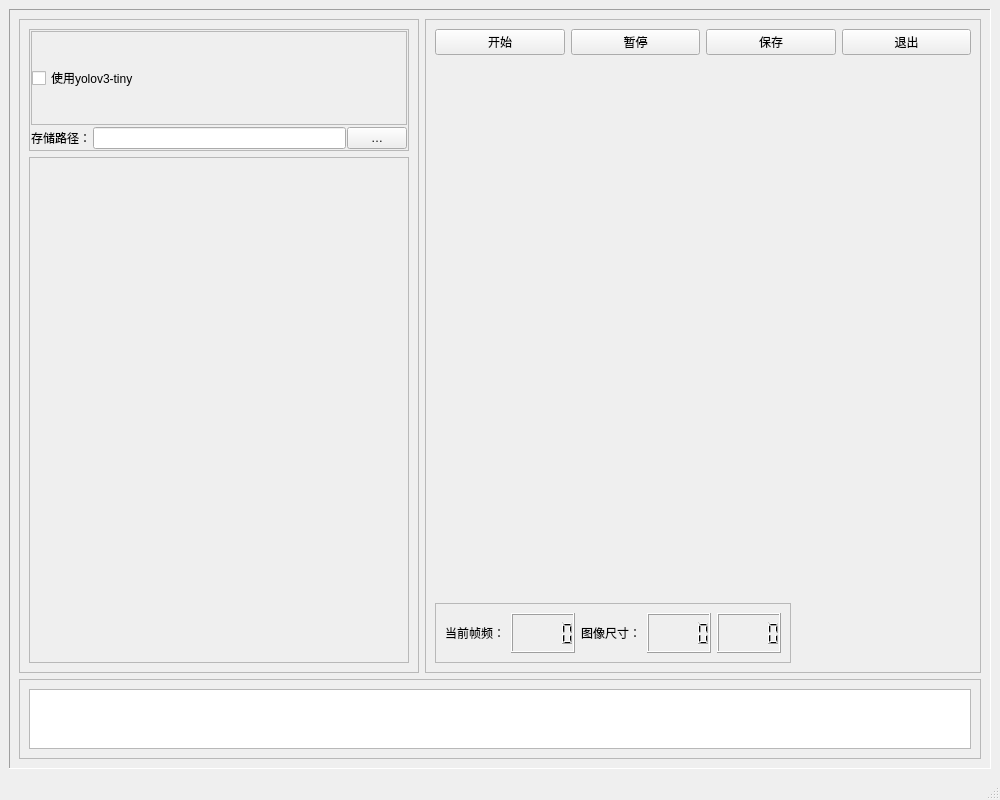
<?xml version="1.0" encoding="UTF-8"?>
<ui version="4.0">
 <class>MainWindow</class>
 <widget class="QMainWindow" name="MainWindow">
  <property name="geometry">
   <rect>
    <x>0</x>
    <y>0</y>
    <width>1000</width>
    <height>800</height>
   </rect>
  </property>
  <property name="windowTitle">
   <string>MainWindow</string>
  </property>
  <widget class="QWidget" name="centralwidget">
   <layout class="QGridLayout" name="gridLayout">
    <item row="0" column="0">
     <widget class="QFrame" name="frame">
      <property name="frameShape">
       <enum>QFrame::Panel</enum>
      </property>
      <property name="frameShadow">
       <enum>QFrame::Sunken</enum>
      </property>
      <layout class="QGridLayout" name="gridLayout_2">
       <item row="0" column="0">
        <widget class="QFrame" name="SettingsFm">
         <property name="minimumSize">
          <size>
           <width>400</width>
           <height>0</height>
          </size>
         </property>
         <property name="maximumSize">
          <size>
           <width>400</width>
           <height>16777215</height>
          </size>
         </property>
         <property name="frameShape">
          <enum>QFrame::StyledPanel</enum>
         </property>
         <property name="frameShadow">
          <enum>QFrame::Raised</enum>
         </property>
         <layout class="QGridLayout" name="gridLayout_5">
          <item row="0" column="1" colspan="3">
           <widget class="QFrame" name="frame_5">
            <property name="frameShape">
             <enum>QFrame::StyledPanel</enum>
            </property>
            <property name="frameShadow">
             <enum>QFrame::Raised</enum>
            </property>
            <layout class="QGridLayout" name="gridLayout_6">
             <property name="leftMargin">
              <number>1</number>
             </property>
             <property name="topMargin">
              <number>1</number>
             </property>
             <property name="rightMargin">
              <number>1</number>
             </property>
             <property name="bottomMargin">
              <number>1</number>
             </property>
             <property name="horizontalSpacing">
              <number>1</number>
             </property>
             <property name="verticalSpacing">
              <number>2</number>
             </property>
             <item row="2" column="0">
              <widget class="QLabel" name="FilePathLb">
               <property name="styleSheet">
                <string notr="true">font: 11pt &quot;Adobe 黑体 Std R&quot;;</string>
               </property>
               <property name="text">
                <string>存储路径：</string>
               </property>
              </widget>
             </item>
             <item row="2" column="2">
              <widget class="QLineEdit" name="FilePathLE">
               <property name="readOnly">
                <bool>true</bool>
               </property>
              </widget>
             </item>
             <item row="2" column="3">
              <widget class="QPushButton" name="FilePathBt">
               <property name="maximumSize">
                <size>
                 <width>60</width>
                 <height>30</height>
                </size>
               </property>
               <property name="styleSheet">
                <string notr="true">font: 11pt &quot;Adobe 黑体 Std R&quot;;</string>
               </property>
               <property name="text">
                <string>…</string>
               </property>
              </widget>
             </item>
             <item row="0" column="0" rowspan="2" colspan="4">
              <widget class="QFrame" name="ColorFm">
               <property name="frameShape">
                <enum>QFrame::StyledPanel</enum>
               </property>
               <property name="frameShadow">
                <enum>QFrame::Raised</enum>
               </property>
               <layout class="QGridLayout" name="gridLayout_7">
                <property name="leftMargin">
                 <number>0</number>
                </property>
                <property name="topMargin">
                 <number>0</number>
                </property>
                <property name="rightMargin">
                 <number>0</number>
                </property>
                <property name="bottomMargin">
                 <number>0</number>
                </property>
                <property name="spacing">
                 <number>1</number>
                </property>
                <item row="0" column="1">
                 <widget class="QCheckBox" name="GrayImgCkB">
                  <property name="styleSheet">
                   <string notr="true">font: 11pt &quot;Adobe 黑体 Std R&quot;;</string>
                  </property>
                  <property name="text">
                   <string>使用yolov3-tiny</string>
                  </property>
                 </widget>
                </item>
               </layout>
              </widget>
             </item>
            </layout>
           </widget>
          </item>
          <item row="1" column="1" rowspan="4" colspan="3">
           <widget class="QFrame" name="EmptyFm">
            <property name="frameShape">
             <enum>QFrame::StyledPanel</enum>
            </property>
            <property name="frameShadow">
             <enum>QFrame::Raised</enum>
            </property>
           </widget>
          </item>
         </layout>
        </widget>
       </item>
       <item row="0" column="1">
        <widget class="QFrame" name="DispFm">
         <property name="frameShape">
          <enum>QFrame::StyledPanel</enum>
         </property>
         <property name="frameShadow">
          <enum>QFrame::Raised</enum>
         </property>
         <layout class="QGridLayout" name="gridLayout_3">
          <item row="0" column="0">
           <widget class="QPushButton" name="ShowBt">
            <property name="text">
             <string>开始</string>
            </property>
           </widget>
          </item>
          <item row="0" column="3">
           <widget class="QPushButton" name="ExitBt">
            <property name="text">
             <string>退出</string>
            </property>
           </widget>
          </item>
          <item row="0" column="1">
           <widget class="QPushButton" name="StopBt">
            <property name="text">
             <string>暂停</string>
            </property>
           </widget>
          </item>
          <item row="0" column="2">
           <widget class="QPushButton" name="RecordBt">
            <property name="text">
             <string>保存</string>
            </property>
           </widget>
          </item>
          <item row="1" column="0" colspan="4">
           <widget class="QLabel" name="DispLb">
            <property name="text">
             <string/>
            </property>
            <property name="scaledContents">
             <bool>true</bool>
            </property>
           </widget>
          </item>
          <item row="4" column="0" colspan="4" alignment="Qt::AlignLeft">
           <widget class="QFrame" name="VideoInfoFm">
            <property name="maximumSize">
             <size>
              <width>16777215</width>
              <height>60</height>
             </size>
            </property>
            <property name="frameShape">
             <enum>QFrame::StyledPanel</enum>
            </property>
            <property name="frameShadow">
             <enum>QFrame::Raised</enum>
            </property>
            <layout class="QHBoxLayout" name="horizontalLayout">
             <item>
              <widget class="QLabel" name="label">
               <property name="styleSheet">
                <string notr="true">font: 11pt &quot;Adobe 黑体 Std R&quot;;</string>
               </property>
               <property name="text">
                <string>当前帧频：</string>
               </property>
              </widget>
             </item>
             <item>
              <widget class="QLCDNumber" name="FmRateLCD">
               <property name="maximumSize">
                <size>
                 <width>100</width>
                 <height>16777215</height>
                </size>
               </property>
              </widget>
             </item>
             <item>
              <widget class="QLabel" name="label_2">
               <property name="styleSheet">
                <string notr="true">font: 11pt &quot;Adobe 黑体 Std R&quot;;</string>
               </property>
               <property name="text">
                <string>图像尺寸：</string>
               </property>
              </widget>
             </item>
             <item>
              <widget class="QLCDNumber" name="ImgWidthLCD">
               <property name="maximumSize">
                <size>
                 <width>100</width>
                 <height>16777215</height>
                </size>
               </property>
              </widget>
             </item>
             <item>
              <widget class="QLCDNumber" name="ImgHeightLCD"/>
             </item>
            </layout>
           </widget>
          </item>
         </layout>
        </widget>
       </item>
       <item row="2" column="0" colspan="2">
        <widget class="QFrame" name="frame_4">
         <property name="maximumSize">
          <size>
           <width>16777215</width>
           <height>80</height>
          </size>
         </property>
         <property name="frameShape">
          <enum>QFrame::StyledPanel</enum>
         </property>
         <property name="frameShadow">
          <enum>QFrame::Raised</enum>
         </property>
         <layout class="QGridLayout" name="gridLayout_4">
          <item row="0" column="0">
           <widget class="QTextEdit" name="MsgTE">
            <property name="readOnly">
             <bool>true</bool>
            </property>
           </widget>
          </item>
         </layout>
        </widget>
       </item>
      </layout>
     </widget>
    </item>
   </layout>
  </widget>
  <widget class="QMenuBar" name="menubar">
   <property name="geometry">
    <rect>
     <x>0</x>
     <y>0</y>
     <width>1000</width>
     <height>31</height>
    </rect>
   </property>
  </widget>
  <widget class="QStatusBar" name="statusbar"/>
 </widget>
 <resources/>
 <connections/>
</ui>
